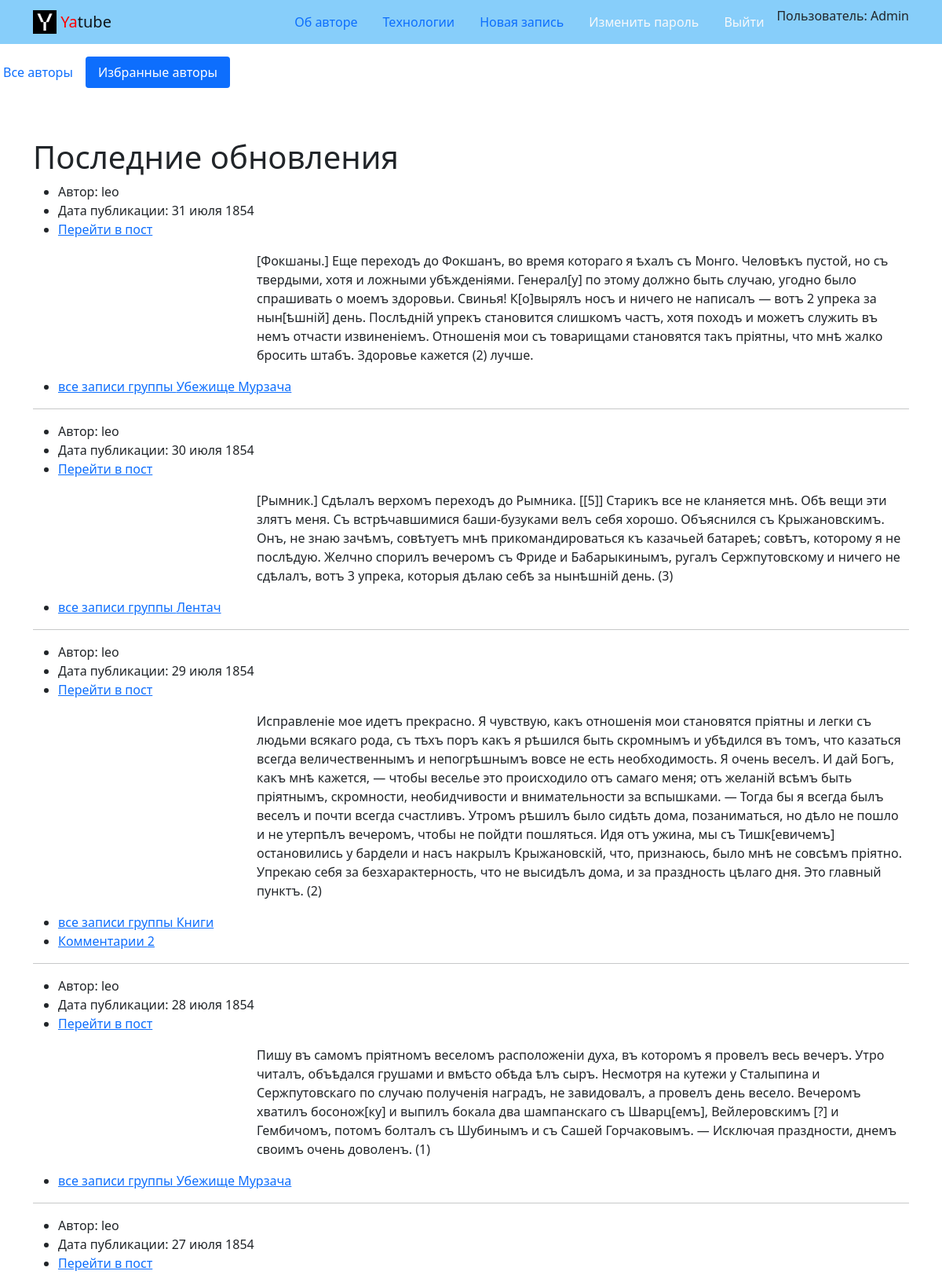
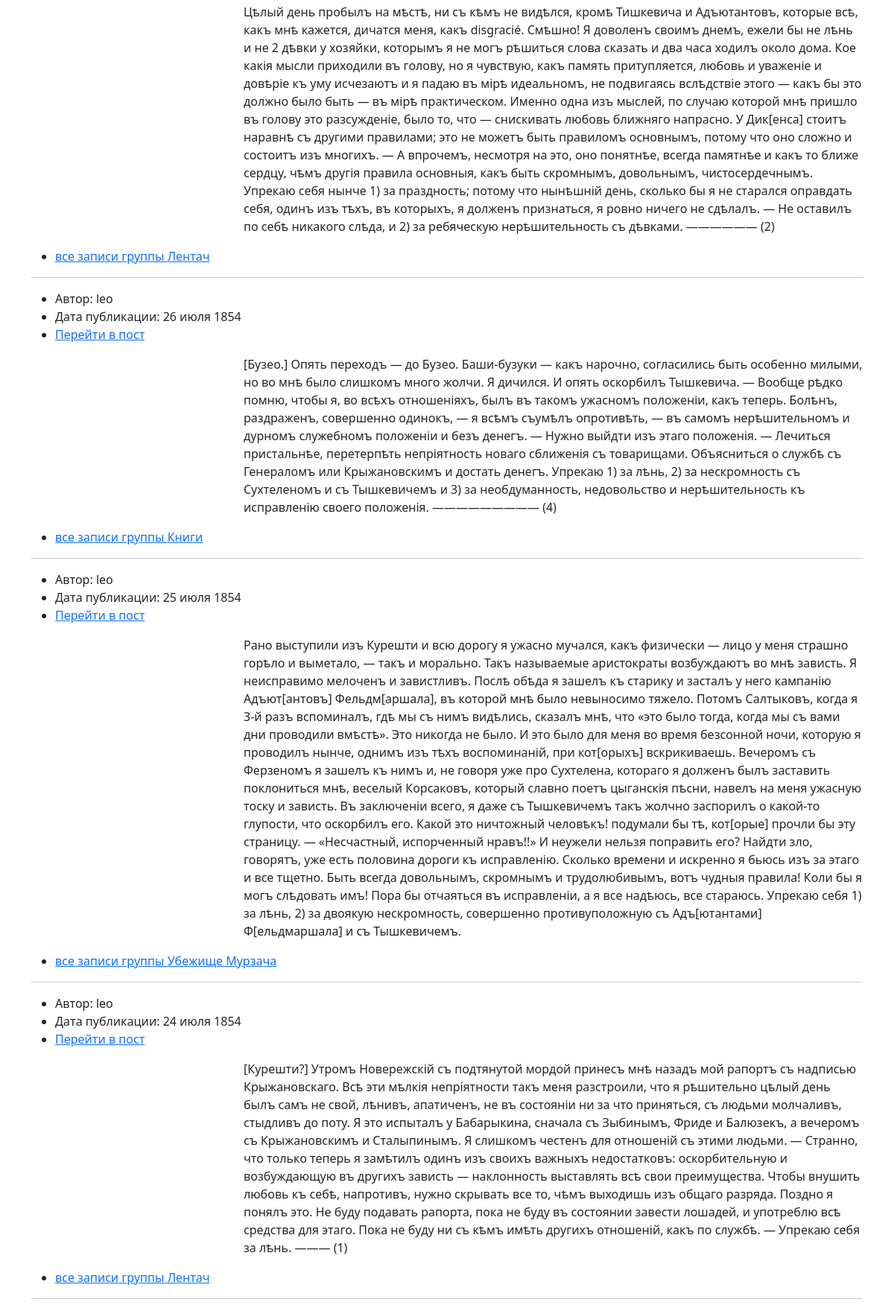
Screenshot of /follow/ (signed in, upper part) with the database file from the repository (2 pictures, top to bottom).
### posts/models.py (models this page shows, shortened)
class Post(models.Model):
    text = models.TextField(
        verbose_name='Текст поста',
        help_text='Введите текст поста'
    )
    pub_date = models.DateTimeField(
        verbose_name='Дата публикации',
        auto_now_add=True
    )
    group = models.ForeignKey(
        Group,
        on_delete=models.SET_NULL,
        related_name='posts',
        verbose_name='Группа',
        blank=True, null=True,
        help_text='Выберите группу'
    )
    author = models.ForeignKey(
        User,
        on_delete=models.SET_NULL,
        related_name='posts',
        verbose_name='Автор',
        null=True,
    )
    image = models.ImageField(
        verbose_name='Картинка',
        help_text='Выберите картинку',
        upload_to='posts/',
        blank=True
    )
    class Meta:
        ordering = ('-pub_date',)
        verbose_name = 'Пост'
        verbose_name_plural = 'Посты'

class Group(models.Model):
    title = models.CharField(verbose_name='Заголовок', max_length=200)
    slug = models.SlugField(verbose_name='Идентификатор', unique=True)
    description = models.TextField(verbose_name='Описание')
    def __str__(self):
        return f'{self.title}'

### posts/views.py (the view)
# urls.py: path('follow/', views.follow_index, name='follow_index'),
@login_required
def follow_index(request):
    post_list = Post.objects.filter(author__following__user=request.user)
    paginator = Paginator(post_list, settings.PAGE_COUNT)
    page_number = request.GET.get('page')
    page_obj = paginator.get_page(page_number)
    template = 'posts/follow.html'
    title = 'Новости'
    text = 'Последние обновления'
    context = {
        'title': title,
        'text': text,
        'page_obj': page_obj,
    }
    return render(request, template, context)

### core/context_processors/year.py (called while the page is built)
def year(request):
    now = dt.date.today().year
    return {
        'year': now
    }

### templates/posts/follow.html (shortened to what this page needs)
{% extends 'base.html' %}
{% load thumbnail %}
{% load cache %}
      {% block content %}
      {% include 'includes/switcher.html' %}
      <div class="container py-5">
        <h1>{{ text }}</h1>
        {% cache 20 follow_page page_obj.number %}
      {% for post in page_obj %}
          <ul>
            <li>
              Автор: {{ post.author }}
            </li>
            <li>
              Дата публикации: {{ post.pub_date|date:"d E Y" }}
            </li>
            <li>
          <a href="{% url 'posts:post_detail' post.id %}"> Перейти в пост </a>
            </li>
          </ul>
            <div class="row">
                  <div class="col-6 col-md-3">
                  </div>
                <div class="col-6 col-md-9">
                <p>{{ post.text }}</p>
                </div>
            </div>
          <ul>
          {% if post.group.slug %}
            <li>
              <a href="{% url 'posts:group_list' post.group.slug %}">все записи группы {{ post.group }} </a>
            </li>
          {% endif %}
            {% if post.comments.count %}
            <li>
              <a href="{% url 'posts:post_detail' post.id %}">Комментарии {{ post.comments.count }}</a>
            </li>
            {% endif %}
          </ul>
          {% if not forloop.last %}<hr>{% endif %}
      {% endfor %}
      {% endcache %}
      </div>
      {% endblock %}

### templates/includes/header.html (shortened to what this page needs)
{% load static %}
{% with request.resolver_match.view_name as view_name %}
  <header>
    <nav class="navbar navbar-light" style="background-color: lightskyblue">
      <div class="container">
        <a class="navbar-brand" href={% url 'posts:index' %}>
          <img src="{% static 'img/logo.png' %}" width="30" height="30" class="d-inline-block align-top" alt="">
            <span style="color:red">Ya</span>tube</a>
        <ul class="nav nav-pills">
        <li class="nav-item">
          <a class="nav-link {% if view_name  == 'about:author' %}active{% endif %}"
           href="{% url 'about:author' %}">Об авторе</a>
        </li>
        <li class="nav-item">
          <a class="nav-link {% if view_name  == 'about:tech' %}active{% endif %}" href="{% url 'about:tech' %}">Технологии</a>
        </li>
        {% if user.is_authenticated %}
        <li class="nav-item">
          <a class="nav-link  {% if view_name  == 'posts:post_create' %}active{% endif %}" href="{% url 'posts:post_create' %}">Новая запись</a>
        </li>
        <li class="nav-item">
          <a class="nav-link link-light" href="{% url 'users:password_change_form' %}">Изменить пароль</a>
        </li>
        <li class="nav-item">
          <a class="nav-link link-light" href="{% url 'users:logout' %}">Выйти</a>
        </li>
        <li>
          Пользователь: {{ user.username }}
        {% endif %}
      </ul>
      </div>
    </nav>
  </header>
{% endwith %}

### rows the page displays
Post: author "leo", pub_date "31 июля 1854", text "[Фокшаны.] Еще переходъ до Фокшанъ, во время котораго я ѣхалъ съ Монго. Человѣкъ пустой, но съ твердыми, хотя и ложными убѣжденіями. Генерал[у] по этому должно быть случаю, угодно было спрашивать о моемъ здоровьи. Свинья! К[о]вырялъ носъ и ничего не написалъ — вотъ 2 упрека за нын[ѣшній] день. Послѣдній упрекъ становится слишкомъ частъ, хотя походъ и можетъ служить въ немъ отчасти извиненіемъ. Отношенія мои съ товарищами становятся такъ пріятны, что мнѣ жалко бросить штабъ. Здоровье кажется (2) лучше.", group "Убежище Мурзача"
Post: author "leo", pub_date "30 июля 1854", text "[Рымник.] Сдѣлалъ верхомъ переходъ до Рымника. [[5]] Старикъ все не кланяется мнѣ. Обѣ вещи эти злятъ меня. Съ встрѣчавшимися баши-бузуками велъ себя хорошо. Объяснился съ Крыжановскимъ. Онъ, не знаю зачѣмъ, совѣтуетъ мнѣ прикомандироваться къ казачьей батареѣ; совѣтъ, которому я не послѣдую. Желчно спорилъ вечеромъ съ Фриде и Бабарыкинымъ, ругалъ Сержпутовскому и ничего не сдѣлалъ, вотъ 3 упрека, которыя дѣлаю себѣ за нынѣшній день. (3)", group "Лентач"
Post: author "leo", pub_date "29 июля 1854", text "Исправленіе мое идетъ прекрасно. Я чувствую, какъ отношенія мои становятся пріятны и легки съ людьми всякаго рода, съ тѣхъ поръ какъ я рѣшился быть скромнымъ и убѣдился въ томъ, что казаться всегда величественнымъ и непогрѣшнымъ вовсе не есть необходимость. Я очень веселъ. И дай Богъ, какъ мнѣ кажется, — чтобы веселье это происходило отъ самаго меня; отъ желаній всѣмъ быть пріятнымъ, скромности, необидчивости и внимательности за вспышками. — Тогда бы я всегда былъ веселъ и почти всегда счастливъ. Утромъ рѣшилъ было сидѣть дома, позаниматься, но дѣло не пошло и не утерпѣлъ вечеромъ, чтобы не пойдти пошляться. Идя отъ ужина, мы съ Тишк[евичемъ] остановились у бардели и насъ накрылъ…", group "Книги", comments.count "2"
Post: author "leo", pub_date "28 июля 1854", text "Пишу въ самомъ пріятномъ веселомъ расположеніи духа, въ которомъ я провелъ весь вечеръ. Утро читалъ, объѣдался грушами и вмѣсто обѣда ѣлъ сыръ. Несмотря на кутежи у Сталыпина и Сержпутовскаго по случаю полученія наградъ, не завидовалъ, а провелъ день весело. Вечеромъ хватилъ босонож[ку] и выпилъ бокала два шампанскаго съ Шварц[емъ], Вейлеровскимъ [?] и Гембичомъ, потомъ болталъ съ Шубинымъ и съ Сашей Горчаковымъ. — Исключая праздности, днемъ своимъ очень доволенъ. (1)", group "Убежище Мурзача"
Post: author "leo", pub_date "27 июля 1854", text "Цѣлый день пробылъ на мѣстѣ, ни съ кѣмъ не видѣлся, кромѣ Тишкевича и Адъютантовъ, которые всѣ, какъ мнѣ кажется, дичатся меня, какъ disgracié. Смѣшно! Я доволенъ своимъ днемъ, ежели бы не лѣнь и не 2 дѣвки у хозяйки, которымъ я не могъ рѣшиться слова сказать и два часа ходилъ около дома. Кое какія мысли приходили въ голову, но я чувствую, какъ память притупляется, любовь и уваженіе и довѣріе къ уму исчезаютъ и я падаю въ мірѣ идеальномъ, не подвигаясь вслѣдствіе этого — какъ бы это должно было быть — въ мірѣ практическом. Именно одна изъ мыслей, по случаю которой мнѣ пришло въ голову это разсужденіе, было то, что — снискивать любовь ближняго напрасно. У Дик[енса] стоитъ наравнѣ съ другими…", group "Лентач"
Post: author "leo", pub_date "26 июля 1854", text "[Бузео.] Опять переходъ — до Бузео. Баши-бузуки — какъ нарочно, согласились быть особенно милыми, но во мнѣ было слишкомъ много жолчи. Я дичился. И опять оскорбилъ Тышкевича. — Вообще рѣдко помню, чтобы я, во всѣхъ отношеніяхъ, былъ въ такомъ ужасномъ положеніи, какъ теперь. Болѣнъ, раздраженъ, совершенно одинокъ, — я всѣмъ съумѣлъ опротивѣть, — въ самомъ нерѣшительномъ и дурномъ служебномъ положеніи и безъ денегъ. — Нужно выйдти изъ этаго положенія. — Лечиться пристальнѣе, перетерпѣть непріятность новаго сближенія съ товарищами. Объясниться о службѣ съ Генераломъ или Крыжановскимъ и достать денегъ. Упрекаю 1) за лѣнь, 2) за нескромность съ Сухтеленомъ и съ Тышкевичемъ и 3) за…", group "Книги"
Post: author "leo", pub_date "25 июля 1854", text "Рано выступили изъ Курешти и всю дорогу я ужасно мучался, какъ физически — лицо у меня страшно горѣло и выметало, — такъ и морально. Такъ называемые аристократы возбуждаютъ во мнѣ зависть. Я неисправимо мелоченъ и завистливъ. Послѣ обѣда я зашелъ къ старику и засталъ у него кампанію Адъют[антовъ] Фельдм[аршала], въ которой мнѣ было невыносимо тяжело. Потомъ Салтыковъ, когда я 3-й разъ вспоминалъ, гдѣ мы съ нимъ видѣлись, сказалъ мнѣ, что «это было тогда, когда мы съ вами дни проводили вмѣстѣ». Это никогда не было. И это было для меня во время безсонной ночи, которую я проводилъ нынче, однимъ изъ тѣхъ воспоминаній, при кот[орыхъ] вскрикиваешь. Вечеромъ съ Ферзеномъ я зашелъ къ нимъ и, не…", group "Убежище Мурзача"
Post: author "leo", pub_date "24 июля 1854", text "[Курешти?] Утромъ Новережскій съ подтянутой мордой принесъ мнѣ назадъ мой рапортъ съ надписью Крыжановскаго. Всѣ эти мѣлкія непріятности такъ меня разстроили, что я рѣшительно цѣлый день былъ самъ не свой, лѣнивъ, апатиченъ, не въ состояніи ни за что приняться, съ людьми молчаливъ, стыдливъ до поту. Я это испыталъ у Бабарыкина, сначала съ Зыбинымъ, Фриде и Балюзекъ, а вечеромъ съ Крыжановскимъ и Сталыпинымъ. Я слишкомъ честенъ для отношеній съ этими людьми. — Странно, что только теперь я замѣтилъ одинъ изъ своихъ важныхъ недостатковъ: оскорбительную и возбуждающую въ другихъ зависть — наклонность выставлять всѣ свои преимущества. Чтобы внушить любовь къ себѣ, напротивъ, нужно скрывать все…", group "Лентач"

### other values shown
{{ user.username }} "Admin"
{{ text }} "Последние обновления"
